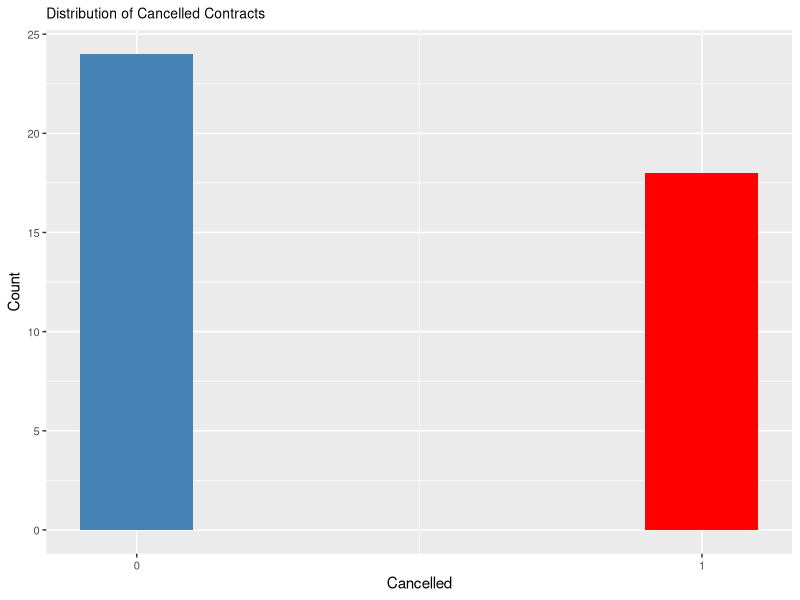
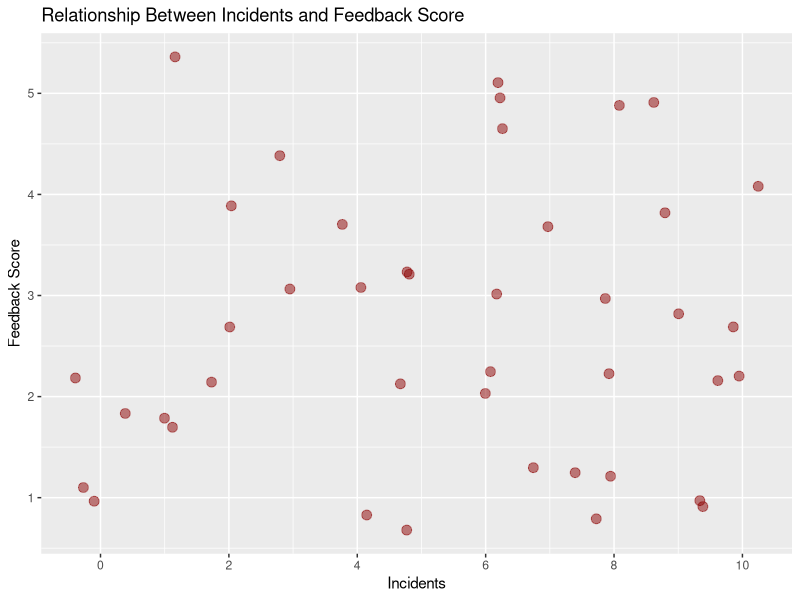
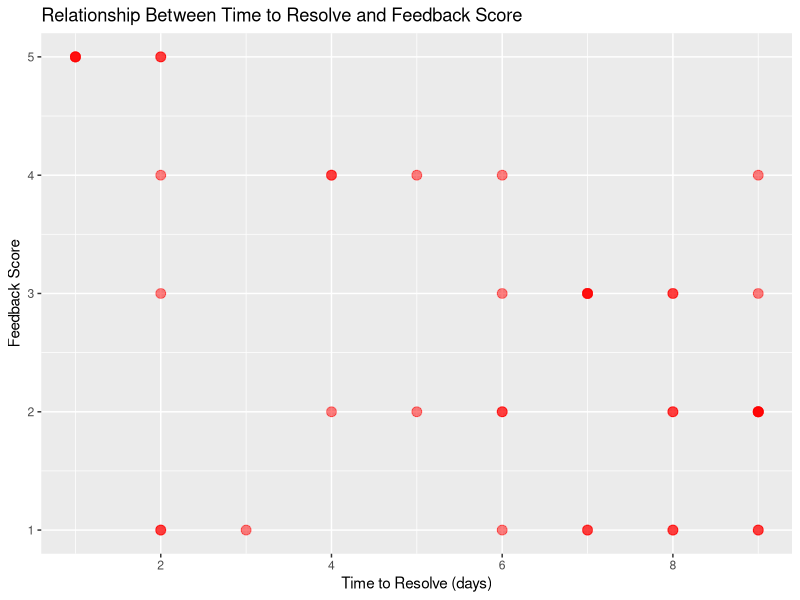

Reproduce these figures in R, in order.
library(ggplot2)
library(caTools)
library(openxlsx)
library(readxl)
library(caret)

# Generating sample data
#set.seed(123)
#customer_id <- seq(1, 20)
#contract_type <- sample(c("Basic", "Standard", "Premium"), 20, replace = TRUE)
#incidents <- sample(0:10, 20, replace = TRUE)
#complaints <- sample(0:5, 20, replace = TRUE)
#complaint_date <- sample(seq(as.Date('2021/01/01'), as.Date('2021/03/31'), by="day"), 20, replace = TRUE)
#time_to_resolve <- sample(0:10, 20, replace = TRUE)
#feedback_score <- sample(1:5, 20, replace = TRUE)
#cancelled <- sample(c(0, 1), 20, replace = TRUE)

# Creating a data frame
#service_data <- data.frame(customer_id, contract_type, incidents, complaints, complaint_date, 
#                           time_to_resolve, feedback_score, cancelled)

#write.xlsx(service_data, file = "service_data.xlsx", sheetName="service_data", colNames=TRUE)

# Read sheet names 'sheet_name' from excel file

service_data = read_excel("service_data.xlsx", sheet="service_data")

# Preprocessing data
service_data$Cancelled <- factor(service_data$cancelled)
service_data$time_to_resolve[is.na(service_data$time_to_resolve)] <- median(service_data$time_to_resolve, na.rm = TRUE)
service_data$feedback_score[is.na(service_data$feedback_score)] <- median(service_data$feedback_score, na.rm = TRUE)

# Splitting data into training and testing sets
set.seed(123)
split <- sample.split(service_data$cancelled, SplitRatio = 0.7)
train <- subset(service_data, split == TRUE)
test <- subset(service_data, split == FALSE)

# Training logistic regression model
model <- glm(Cancelled ~ time_to_resolve + complaints + feedback_score, data = train, family = "binomial")

summary(model)



ggplot(service_data, aes(x = cancelled)) +
  geom_bar(fill = c("steelblue","red"), width = 0.2) +
  scale_x_continuous(breaks=seq(0,1,1)) + 
  labs(title = "Distribution of Cancelled Contracts", x = "Cancelled", y = "Count") +
  theme(plot.title=element_text(size=10), axis.text = element_text(size = 8))

ggplot(service_data, aes(x = incidents, y = feedback_score)) +
  geom_jitter(alpha = 0.5, size = 3, color="darkred") +
  scale_x_continuous(breaks=seq(0, 10, 2)) + 
  labs(title = "Relationship Between Incidents and Feedback Score", x = "Incidents", y = "Feedback Score")

ggplot(service_data, aes(x = time_to_resolve, y = feedback_score)) +
  geom_point(alpha = 0.5, size = 3, color="red") +
  scale_x_continuous(breaks=seq(0, 10, 2)) + 
  labs(title = "Relationship Between Time to Resolve and Feedback Score", 
       x = "Time to Resolve (days)", y = "Feedback Score")

# Predicting cancellation on test set
pred <- predict(model, newdata = test, type = "response")

# Converting probabilities to binary predictions
pred[pred >= 0.5] <- 1
pred[pred < 0.5] <- 0

# Calculating accuracy of predictions
accuracy <- sum(pred == test$Cancelled) / nrow(test)
print(paste0("Accuracy: ", accuracy))

confusionMatrix(factor(pred), test$Cancelled)
